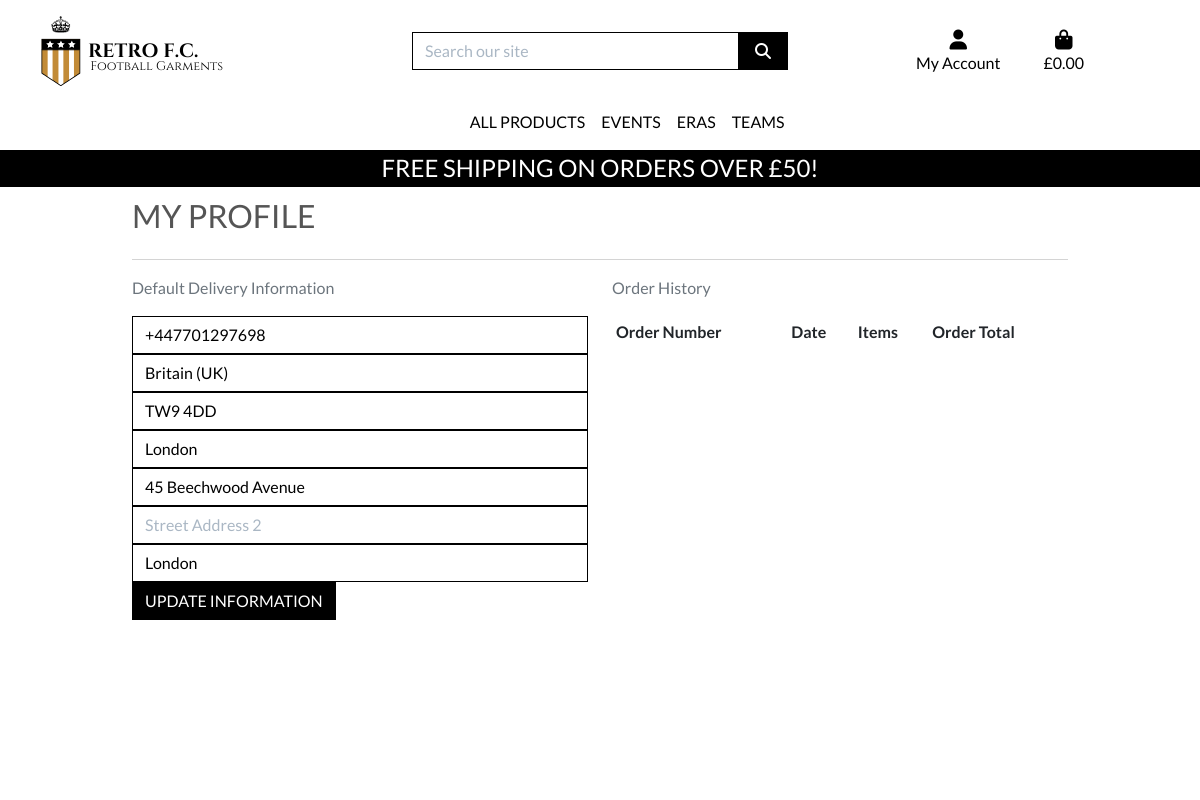
The app's page /profiles/ (signed in), older data.
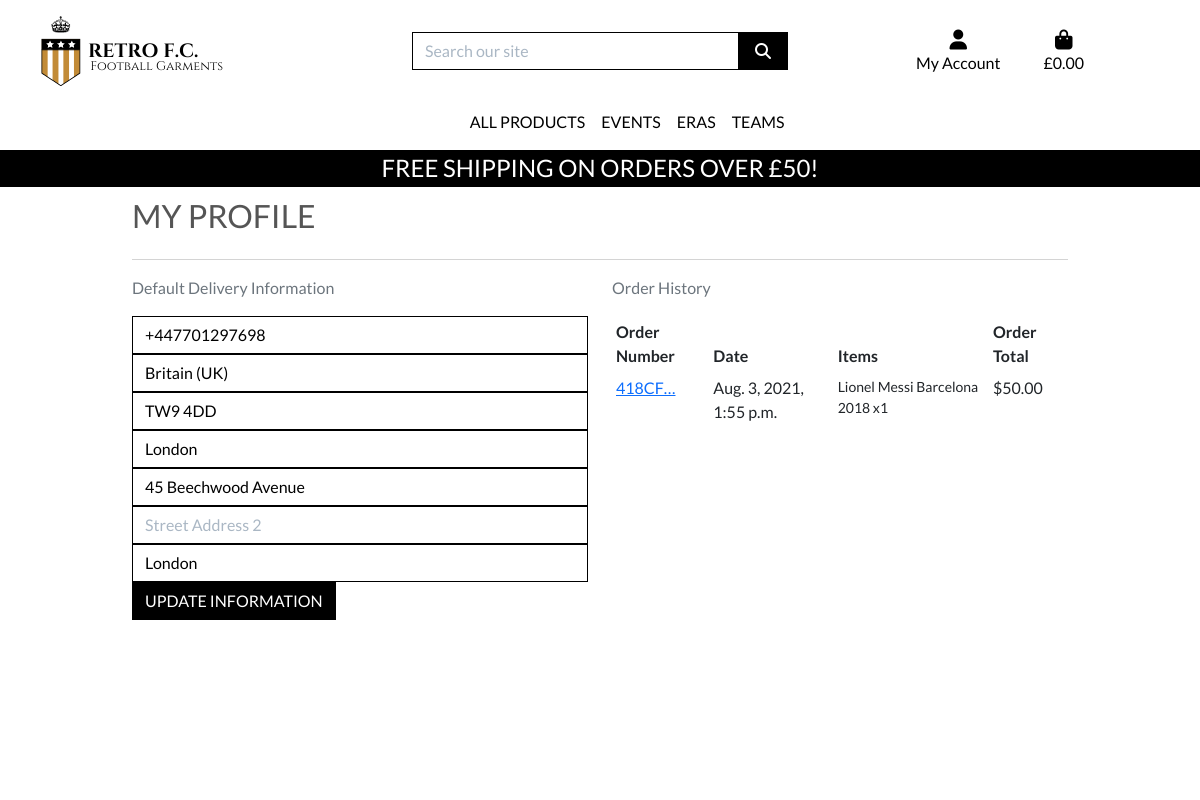
The same page, newer data.
### checkout/models.py (models this page shows, shortened)
class Order(models.Model):
    order_number = models.CharField(max_length=32, null=False, editable=False)
    user_profile = models.ForeignKey(UserProfile, on_delete=models.SET_NULL,null=True, blank=True, related_name='orders')
    full_name = models.CharField(max_length=50, null=False, blank=False)
    email = models.EmailField(max_length=254, null=False, blank=False)
    phone_number = models.CharField(max_length=20, null=False, blank=False)
    country = CountryField(blank_label='Country *', null=False, blank=False)
    postcode = models.CharField(max_length=20, null=True, blank=True)
    town_or_city = models.CharField(max_length=40, null=False, blank=False)
    street_address1 = models.CharField(max_length=80, null=False, blank=False)
    street_address2 = models.CharField(max_length=80, null=True, blank=True)
    county = models.CharField(max_length=80, null=True, blank=True)
    date = models.DateTimeField(auto_now_add=True)
    delivery_cost = models.DecimalField(max_digits=6, decimal_places=2, null=False, default=0)
    order_total = models.DecimalField(max_digits=10, decimal_places=2, null=False, default=0)
    grand_total = models.DecimalField(max_digits=10, decimal_places=2, null=False, default=0)
    original_bag = models.TextField(null=False, blank=False, default='')
    stripe_pid = models.CharField(max_length=254, null=False, blank=False, default='')

class OrderLineItem(models.Model):
    order = models.ForeignKey(Order, null=False, blank=False, on_delete=models.CASCADE, related_name='lineitems')
    product = models.ForeignKey(Product, null=False, blank=False, on_delete=models.CASCADE)
    quantity = models.IntegerField(null=False, blank=False, default=0)
    lineitem_total = models.DecimalField(max_digits=6, decimal_places=2, null=False, blank=False, editable=False)

### products/models.py (models this page shows, shortened)
class Product(models.Model):
    category = models.ForeignKey('Category', null=True, blank=True, on_delete=models.SET_NULL)
    sku = models.CharField(max_length=254, null=True, blank=True)
    name = models.CharField(max_length=254)
    description = models.TextField()
    has_sizes = models.BooleanField(default=False, null=True, blank=True)
    price = models.DecimalField(max_digits=6, decimal_places=2)
    rating = models.DecimalField(max_digits=6, decimal_places=2, null=True, blank=True)
    image_url = models.URLField(max_length=1024, null=True, blank=True)
    image = models.ImageField(null=True, blank=True)

### profiles/views.py (the view)
# urls.py: path('', views.profile, name='profile'),
@login_required
def profile(request):
    profile = get_object_or_404(UserProfile, user=request.user)
    if request.method == 'POST':
        form = UserProfileForm(request.POST, instance=profile)
        if form.is_valid():
            form.save()
            messages.success(request, 'Profile updated successfully')
        else:
            messages.error(request, 'Update failed. Please ensure form is valid')
    else:
        form = UserProfileForm(instance=profile)
    orders = profile.orders.all()
    template = 'profiles/profile.html'
    context = {
        'form': form,
        'orders': orders,
        'on_profile_page': True
    }
    return render(request, template, context)

### profiles/forms.py
class UserProfileForm(forms.ModelForm):
    class Meta:
        model = UserProfile
        exclude = ('user',)
    def __init__(self, *args, **kwargs):
        super().__init__(*args, **kwargs)
        placeholders = {
            'default_phone_number': 'Phone Number',
            'default_postcode': 'Postal Code',
            'default_town_or_city': 'Town or City',
            'default_street_address1': 'Street Address 1',
            'default_street_address2': 'Street Address 2',
            'default_county': 'County, State or Locality',
        }
        self.fields['default_phone_number'].widget.attrs['autofocus'] = True
        for field in self.fields:
            if field != 'default_country':
                if self.fields[field].required:
                    placeholder = f'{placeholders[field]} *'
                else:
                    placeholder = placeholders[field]
                self.fields[field].widget.attrs['placeholder'] = placeholder
            self.fields[field].widget.attrs['class'] = 'border-black rounded-0 profile-form-input'
            self.fields[field].label = False

### profiles/templates/profiles/profile.html (shortened to what this page needs)
{% extends "base.html" %}
{% load static %}
{% block extra_css %}
    <link rel="stylesheet" href="{% static 'profiles/css/profiles.css' %}">
{% endblock %}
{% block page_header %}
    <div class="container header-container">
    </div>
{% endblock %}
{% block content %}
    <div class="overlay"></div>
    <div class="container">
        <div class="row">
            <div class="col">
                <h2 class="logo-font mb-4">My Profile</h2>
                <hr>
            </div>
        </div>
        <div class="row">
            <div class="col-12 col-lg-6">
                <p class="text-muted">Default Delivery Information</p>
                <form class="mt-3" action="{% url 'profile' %}" method="POST" id="profile-update-form">
                    {{ form|crispy }}
                    <button class="btn btn-black rounded-0 text-uppercase float-right">Update Information</button>
                </form>
            </div>
            <div class="col-12 col-lg-6">
                <p class="text-muted">Order History</p>
                <div class="order-history table-responsive">
                    <table class="table table-sm table-borderless">
                        <thead>
                            <tr>
                                <th>Order Number</th>
                                <th>Date</th>
                                <th>Items</th>
                                <th>Order Total</th>
                            </tr>
                        </thead>
                        <tbody>
                            {% for order in orders %}
                                <tr>
                                    <td>
                                        <a href="{% url 'order_history' order.order_number %}"
                                        title="{{ order.order_number }}">
                                            {{ order.order_number|truncatechars:6 }}
                                        </a>
                                    </td>
                                    <td>{{ order.date }}</td>
                                    <td>
                                        <ul class="list-unstyled">
                                            {% for item in order.lineitems.all %}
                                                <li class="small">
                                                    {{ item.product.name }} x{{ item.quantity }}
                                                </li>
                                            {% endfor %}
                                        </ul>
                                    </td>
                                    <td>${{ order.grand_total }}</td>
                                </tr>
                            {% endfor %}
                        </tbody>
                    </table>
                </div>
            </div>
        </div>
{% endblock %}

Row changes from the older to the newer data that the page shows:
added Order: order_number "418CF…", date "Aug. 3, 2021, 1:55 p.m.", grand_total "50.00"
added OrderLineItem: product.name "Lionel Messi Barcelona 2018", quantity "1"
